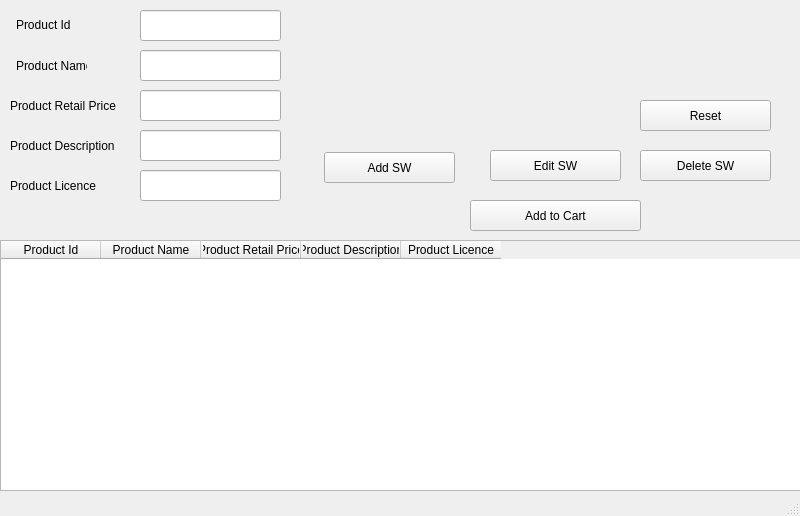
<?xml version="1.0" encoding="UTF-8"?>
<ui version="4.0">
 <class>MainWindow</class>
 <widget class="QMainWindow" name="MainWindow">
  <property name="geometry">
   <rect>
    <x>0</x>
    <y>0</y>
    <width>800</width>
    <height>516</height>
   </rect>
  </property>
  <property name="minimumSize">
   <size>
    <width>800</width>
    <height>516</height>
   </size>
  </property>
  <property name="windowTitle">
   <string>Software Screen</string>
  </property>
  <widget class="QWidget" name="centralwidget">
   <widget class="QLabel" name="label">
    <property name="geometry">
     <rect>
      <x>16</x>
      <y>9</y>
      <width>71</width>
      <height>31</height>
     </rect>
    </property>
    <property name="text">
     <string>Product Id</string>
    </property>
   </widget>
   <widget class="QLineEdit" name="line_edit_product_id">
    <property name="geometry">
     <rect>
      <x>140</x>
      <y>10</y>
      <width>141</width>
      <height>31</height>
     </rect>
    </property>
   </widget>
   <widget class="QLineEdit" name="line_edit_product_name">
    <property name="geometry">
     <rect>
      <x>140</x>
      <y>50</y>
      <width>141</width>
      <height>31</height>
     </rect>
    </property>
   </widget>
   <widget class="QLabel" name="label_2">
    <property name="geometry">
     <rect>
      <x>16</x>
      <y>50</y>
      <width>71</width>
      <height>31</height>
     </rect>
    </property>
    <property name="text">
     <string>Product Name</string>
    </property>
   </widget>
   <widget class="QLineEdit" name="line_edit_product_price">
    <property name="geometry">
     <rect>
      <x>140</x>
      <y>90</y>
      <width>141</width>
      <height>31</height>
     </rect>
    </property>
   </widget>
   <widget class="QLabel" name="label_3">
    <property name="geometry">
     <rect>
      <x>10</x>
      <y>90</y>
      <width>111</width>
      <height>31</height>
     </rect>
    </property>
    <property name="text">
     <string>Product Retail Price</string>
    </property>
   </widget>
   <widget class="QLineEdit" name="line_edit_product_desc">
    <property name="geometry">
     <rect>
      <x>140</x>
      <y>130</y>
      <width>141</width>
      <height>31</height>
     </rect>
    </property>
    <property name="text">
     <string/>
    </property>
   </widget>
   <widget class="QLabel" name="label_4">
    <property name="geometry">
     <rect>
      <x>10</x>
      <y>130</y>
      <width>111</width>
      <height>31</height>
     </rect>
    </property>
    <property name="text">
     <string>Product Description</string>
    </property>
   </widget>
   <widget class="QLabel" name="label_5">
    <property name="geometry">
     <rect>
      <x>10</x>
      <y>170</y>
      <width>111</width>
      <height>31</height>
     </rect>
    </property>
    <property name="text">
     <string>Product Licence</string>
    </property>
   </widget>
   <widget class="QLineEdit" name="line_edit_product_licence">
    <property name="geometry">
     <rect>
      <x>140</x>
      <y>170</y>
      <width>141</width>
      <height>31</height>
     </rect>
    </property>
    <property name="text">
     <string/>
    </property>
   </widget>
   <widget class="QTableWidget" name="table_software">
    <property name="geometry">
     <rect>
      <x>0</x>
      <y>240</y>
      <width>801</width>
      <height>251</height>
     </rect>
    </property>
    <property name="sizeAdjustPolicy">
     <enum>QAbstractScrollArea::AdjustToContentsOnFirstShow</enum>
    </property>
    <column>
     <property name="text">
      <string>Product Id</string>
     </property>
    </column>
    <column>
     <property name="text">
      <string>Product Name</string>
     </property>
    </column>
    <column>
     <property name="text">
      <string>Product Retail Price</string>
     </property>
    </column>
    <column>
     <property name="text">
      <string>Product Description</string>
     </property>
    </column>
    <column>
     <property name="text">
      <string>Product Licence</string>
     </property>
    </column>
   </widget>
   <widget class="QPushButton" name="button_add">
    <property name="geometry">
     <rect>
      <x>324</x>
      <y>152</y>
      <width>131</width>
      <height>31</height>
     </rect>
    </property>
    <property name="text">
     <string>Add SW</string>
    </property>
   </widget>
   <widget class="QPushButton" name="button_edit">
    <property name="geometry">
     <rect>
      <x>490</x>
      <y>150</y>
      <width>131</width>
      <height>31</height>
     </rect>
    </property>
    <property name="text">
     <string>Edit SW</string>
    </property>
   </widget>
   <widget class="QPushButton" name="button_delete">
    <property name="geometry">
     <rect>
      <x>640</x>
      <y>150</y>
      <width>131</width>
      <height>31</height>
     </rect>
    </property>
    <property name="text">
     <string>Delete SW</string>
    </property>
   </widget>
   <widget class="QPushButton" name="button_reset">
    <property name="geometry">
     <rect>
      <x>640</x>
      <y>100</y>
      <width>131</width>
      <height>31</height>
     </rect>
    </property>
    <property name="text">
     <string>Reset</string>
    </property>
   </widget>
   <widget class="QPushButton" name="button_add_cart">
    <property name="geometry">
     <rect>
      <x>470</x>
      <y>200</y>
      <width>171</width>
      <height>31</height>
     </rect>
    </property>
    <property name="text">
     <string>Add to Cart</string>
    </property>
   </widget>
  </widget>
  <widget class="QMenuBar" name="menubar">
   <property name="geometry">
    <rect>
     <x>0</x>
     <y>0</y>
     <width>800</width>
     <height>21</height>
    </rect>
   </property>
  </widget>
  <widget class="QStatusBar" name="statusbar"/>
 </widget>
 <resources/>
 <connections/>
</ui>
